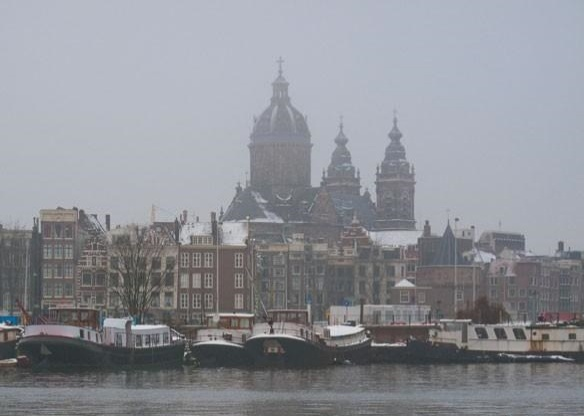
#> input picture backend/dehazing/data/AM_Google_141.jpeg, 584 x 416 px
$ python -i dataset.py   (imports and definitions only)
#> lines starting #> are read from the running program, lines starting #| are printed output that depends on the picture
#> further down, picture is the input picture: shape (416, 584, 3); mean B, G, R 150.3, 144, 142
from PIL import Image, ImageOps
import random
import torchvision.transforms as transforms
import torchvision.transforms.functional as TF
import cv2
import numpy as np

def load_single_image(image_data, input_height=128, input_width=None, output_height=128, output_width=None,
              crop_height=None, crop_width=None, is_random_crop=True, is_gray=False, random_scale=None):

#> called with input_height = 128, output_height = 128, is_random_crop = True, is_gray = False
    if input_width is None:
      input_width = input_height
    if output_width is None:
      output_width = output_height
    if crop_width is None:
      crop_width = crop_height

    img = Image.fromarray(cv2.cvtColor(image_data, cv2.COLOR_BGR2RGB))
    # img = Image.fromarray(np.uint8(cv2.cvtColor(image_data, cv2.COLOR_BGR2RGB)))

    if is_gray is False and img.mode is not 'RGB':
      img = img.convert('RGB')
    if is_gray and img.mode is not 'L':
      img = img.convert('L')

    if random_scale is not None:
        if random.random() < 0.5:
            [w, h] = img.size
            ww = random.randint(int(w*random_scale), w)
            hh = random.randint(int(h*random_scale), h)
            img = img.resize((ww, hh), Image.BICUBIC)


    if input_height is not None:
      img = img.resize((input_width, input_height),Image.BICUBIC)
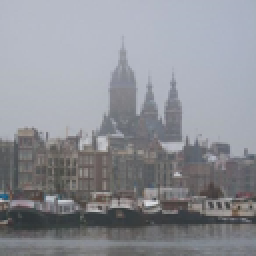
#> img: PIL image 128x128 RGB (shown 2 times larger); mean R, G, B 142, 144, 150.3

    [w, h] = img.size
#> w = 128; h = 128
    if crop_height is not None:
      if is_random_crop:
        #print([w,cropSize])
        if crop_width < w:
            cx1 = random.randint(0, w-crop_width)
            cx2 = w - crop_width - cx1
        else:
            cx1, cx2 = 0, 0
        if crop_height < h:
            cy1 = random.randint(0, h-crop_height)
            cy2 = h - crop_height - cy1
        else:
            cy1, cy2 = 0, 0
      else:
        if crop_width < w:
            cx2 = cx1 = int(round((w-crop_width)/2.))
        else:
            cx2 = cx1 = 0
        if crop_height < h:
            cy2 = cy1 = int(round((h-crop_height)/2.))
        else:
            cy2 = cy1 = 0
      img = ImageOps.crop(img, (cx1, cy1, cx2, cy2))
    if output_height is not None:
        img = img.resize((output_width, output_height),Image.BICUBIC)
    return img

def dealSingleImage(image_data, normalize=None):
        height, width, _ = image_data.shape
        img = load_single_image(image_data, height, width, height, width)
        if normalize is None:
            transform = transforms.Compose([transforms.ToTensor()])
        else:
            transform = transforms.Compose([transforms.ToTensor(), normalize])

        img = transform(img)

        return img

>>> import cv2
>>> picture = cv2.imread('../../dehazing/data/AM_Google_141.jpeg')
>>> result = load_single_image(picture)
